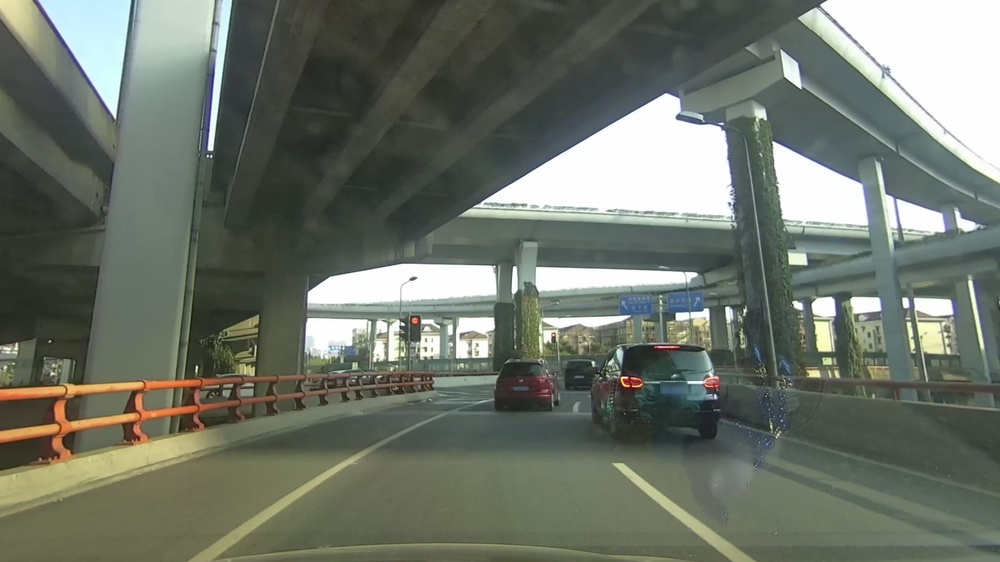
#> input picture test_images/CurveLaneAndCarsFront.jpg, 1000 x 562 px, shrunk from 2560 x 1440 before the run
$ python -i CarND.py   (imports and definitions only)
#> lines starting #> are read from the running program, lines starting #| are printed output that depends on the picture; after the words box and inside, x2 and y2 are one past the last pixel; in counts of white or black regions, pixels touching at a corner belong together
#importing some useful packages
import matplotlib.pyplot as plt
import matplotlib.image as mpimg
import numpy as np
import cv2
import os

def grayscale(img):
    """Applies the Grayscale transform"""
    return cv2.cvtColor(img, cv2.COLOR_RGB2GRAY)

def canny(img, low_threshold, high_threshold):
    """Applies the Canny transform"""
    return cv2.Canny(img, low_threshold, high_threshold)

def gaussian_blur(img, kernel_size):
    """Applies a Gaussian Noise kernel"""
    return cv2.GaussianBlur(img, (kernel_size, kernel_size), 0)

def region_of_interest(img, vertices):
    """Applies an image mask."""
    mask = np.zeros_like(img)
    if len(img.shape) > 2:
        channel_count = img.shape[2]
        ignore_mask_color = (255,) * channel_count
    else:
        ignore_mask_color = 255
    cv2.fillPoly(mask, vertices, ignore_mask_color)
    return cv2.bitwise_and(img, mask)

def draw_lines(img, lines, color=[255, 0, 0], thickness=10):
    """Draws lines on the image"""
    for line in lines:
        for x1,y1,x2,y2 in line:
            cv2.line(img, (x1, y1), (x2, y2), color, thickness)

def slope_lines(image, lines):
    img = image.copy()
    poly_vertices = []
    order = [0,1,3,2]
    left_lines = []
    right_lines = []

    for line in lines:
        for x1, y1, x2, y2 in line:
            if x1 == x2:
                continue
            m = (y2 - y1) / (x2 - x1)
            c = y1 - m * x1
            if m < 0:
                left_lines.append((m, c))
            else:
                right_lines.append((m, c))

    left_line = np.mean(left_lines, axis=0) if left_lines else (0, 0)
    right_line = np.mean(right_lines, axis=0) if right_lines else (0, 0)

    for slope, intercept in [left_line, right_line]:
        rows, cols = image.shape[:2]
        y1 = int(rows)
        y2 = int(rows * 0.6)
        x1 = int((y1 - intercept) / slope) if slope != 0 else cols // 2
        x2 = int((y2 - intercept) / slope) if slope != 0 else cols // 2
        poly_vertices.append((x1, y1))
        poly_vertices.append((x2, y2))
        draw_lines(img, np.array([[[x1, y1, x2, y2]]]))

    poly_vertices = [poly_vertices[i] for i in order]
    cv2.fillPoly(img, pts=np.array([poly_vertices], 'int32'), color=(0, 255, 0))
    return cv2.addWeighted(image, 0.7, img, 0.4, 0.)

def hough_lines(img, rho, theta, threshold, min_line_len, max_line_gap):
    lines = cv2.HoughLinesP(img, rho, theta, threshold, np.array([]), minLineLength=min_line_len, maxLineGap=max_line_gap)
    line_img = np.zeros((img.shape[0], img.shape[1], 3), dtype=np.uint8)
    return slope_lines(line_img, lines)

def weighted_img(img, initial_img, α=0.8, β=1., γ=0.):
    return cv2.addWeighted(initial_img, α, img, β, γ)

def get_vertices(image):
    rows, cols = image.shape[:2]
    bottom_left = [cols * 0.1, rows]
    top_left = [cols * 0.4, rows * 0.6]
    bottom_right = [cols * 0.9, rows]
    top_right = [cols * 0.6, rows * 0.6]
    return np.array([[bottom_left, top_left, top_right, bottom_right]], dtype=np.int32)

def lane_finding_pipeline(image):
    gray_img = grayscale(image)
    smoothed_img = gaussian_blur(img=gray_img, kernel_size=5)
    canny_img = canny(img=smoothed_img, low_threshold=50, high_threshold=150)
    masked_img = region_of_interest(img=canny_img, vertices=get_vertices(image))
    houghed_lines = hough_lines(img=masked_img, rho=1, theta=np.pi / 180, threshold=30, min_line_len=15, max_line_gap=50)
    return weighted_img(img=houghed_lines, initial_img=image, α=0.8, β=1., γ=0.)

>>> import cv2
>>> picture = cv2.cvtColor(cv2.imread('test_images/CurveLaneAndCarsFront.jpg'), cv2.COLOR_BGR2RGB)
>>> result = lane_finding_pipeline(picture)
#> in canny, `return cv2.Canny(img, low_threshold, high_threshold)`:
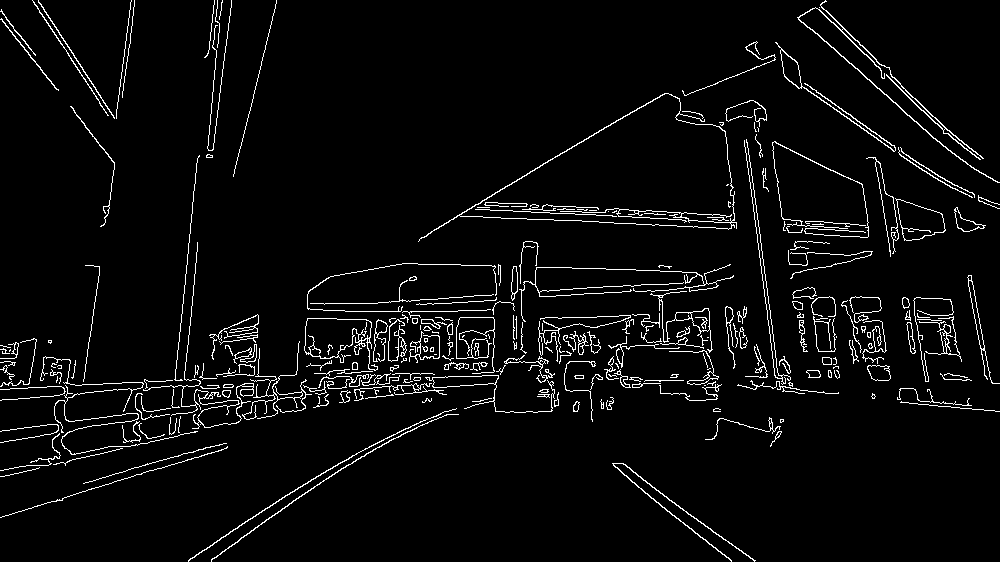
#> returned value: shape (562, 1000); 4.3% white in thin lines or dots
#> in region_of_interest, `cv2.fillPoly(mask, vertices, ignore_mask_color)`:
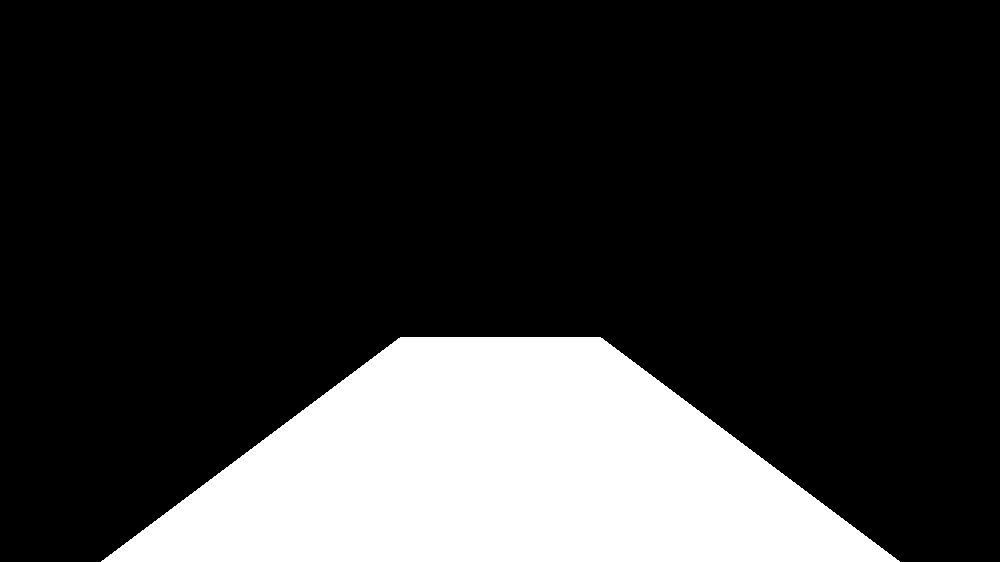
#> mask: shape (562, 1000); 20% white; 1 white region, box (x1, y1, x2, y2) and area: (101, 337, 900, 562) 112575
#> in region_of_interest, `return cv2.bitwise_and(img, mask)`:
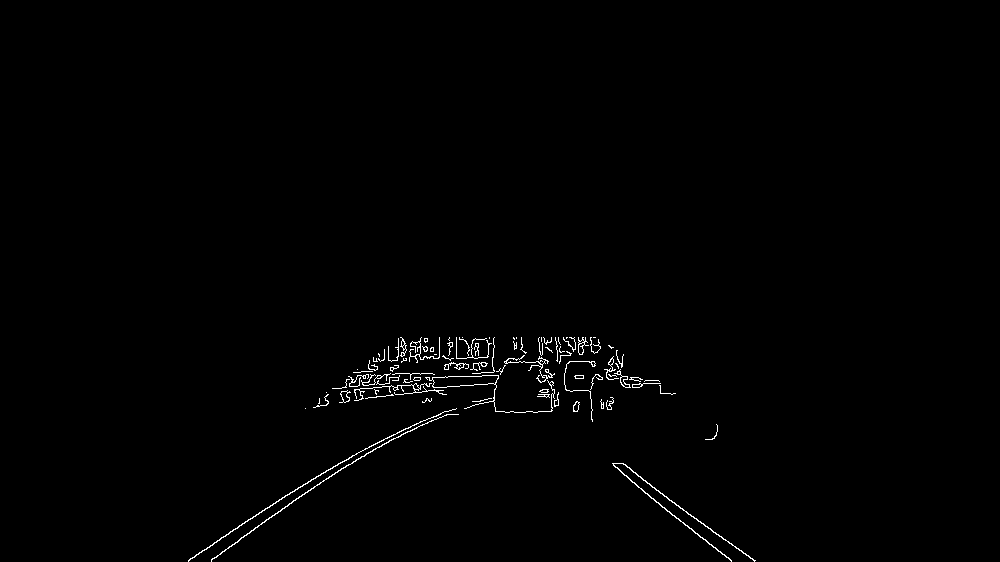
#> returned value: shape (562, 1000); 0.77% white in thin lines or dots, all inside (x1, y1, x2, y2) = (188, 337, 756, 562)
#> in hough_lines, `lines = cv2.HoughLinesP(img, rho, theta, threshold, np.array([]), minL..`: lines = 57 rows, first 6: [211, 559, 381, 440], [332, 388, 622, 358], [265, 508, 365, 448], [619, 463, 754, 561], [357, 375, 658, 380], [317, 405, 618, 368]
#> the loop in slope_lines, `for line in lines:` made 57 passes
#> after the loop in slope_lines, `for line in lines:`: left_lines = 37 pairs, first value -0.723 to -0.0149, second value 349.1 to 712.5; right_lines = 20 items, first 6: (0.726, 13.65), (0.0166, 369.1), (0.829, -43.34), (0.0166, 349.7), (0.0175, 339.2), (0.0687, 343.6)
#> in slope_lines, `left_line = np.mean(left_lines, axis=0) if left_lines else (0, 0)`: left_line = [-0.198, 473.7]
#> in slope_lines, `right_line = np.mean(right_lines, axis=0) if right_lines else (0, 0)`: right_line = [0.223, 255.8]
#> the loop in slope_lines, `for slope, intercept in [left_line, right_line]:` made 2 passes
#> (slope, intercept, rows, cols, y1, y2, x1, x2) on passes 1 to 2: (-0.198, 473.7, 562, 1000, 562, 337, -445, 689), (0.223, 255.8, 562, 1000, 562, 337, 1373, 364)
#> after the loop in slope_lines, `for slope, intercept in [left_line, right_line]:`:
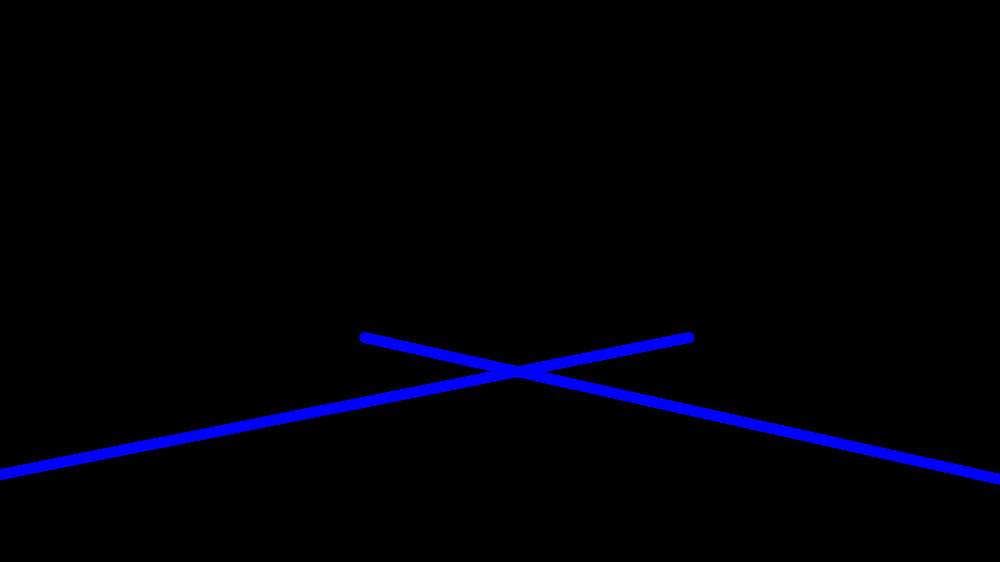
#> img: shape (562, 1000, 3); mean of channels 0, 1, 2 6.6, 0, 0; drawn as B, G, R
#> after the loop in slope_lines, `for slope, intercept in [left_line, right_line]:`: poly_vertices = [(-445, 562), (689, 337), (1373, 562), (364, 337)]
#> in slope_lines, `poly_vertices = [poly_vertices[i] for i in order]`: poly_vertices = [(-445, 562), (689, 337), (364, 337), (1373, 562)]
#> in slope_lines, `cv2.fillPoly(img, pts=np.array([poly_vertices], 'int32'), color=(0, 25..`:
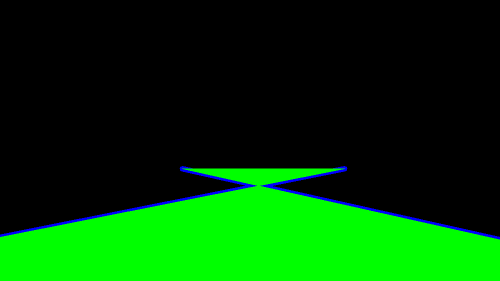
#> img: shape (562, 1000, 3) (shown at 1/2 size); mean of channels 0, 1, 2 3.1, 65.3, 0; drawn as B, G, R
#> in slope_lines, `return cv2.addWeighted(image, 0.7, img, 0.4, 0.)`:
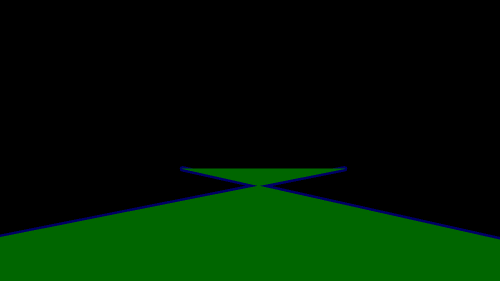
#> returned value: shape (562, 1000, 3) (shown at 1/2 size); mean of channels 0, 1, 2 1.2, 26.1, 0; drawn as B, G, R
#> in weighted_img, `return cv2.addWeighted(initial_img, α, img, β, γ)`:
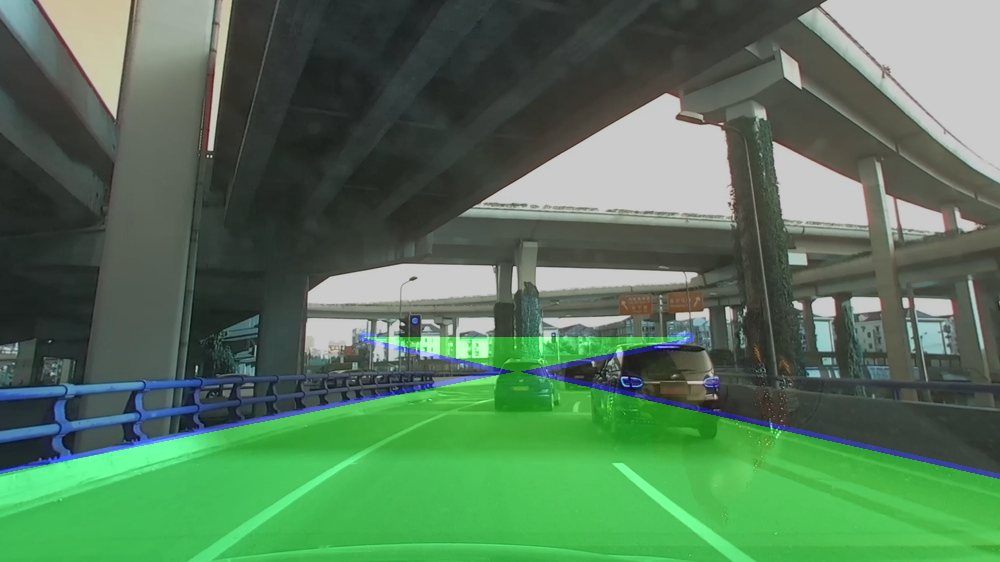
#> returned value: shape (562, 1000, 3); mean of channels 0, 1, 2 89, 118.9, 84.2; drawn as B, G, R

$ run again, on test_images/nightAndCarFront.jpg
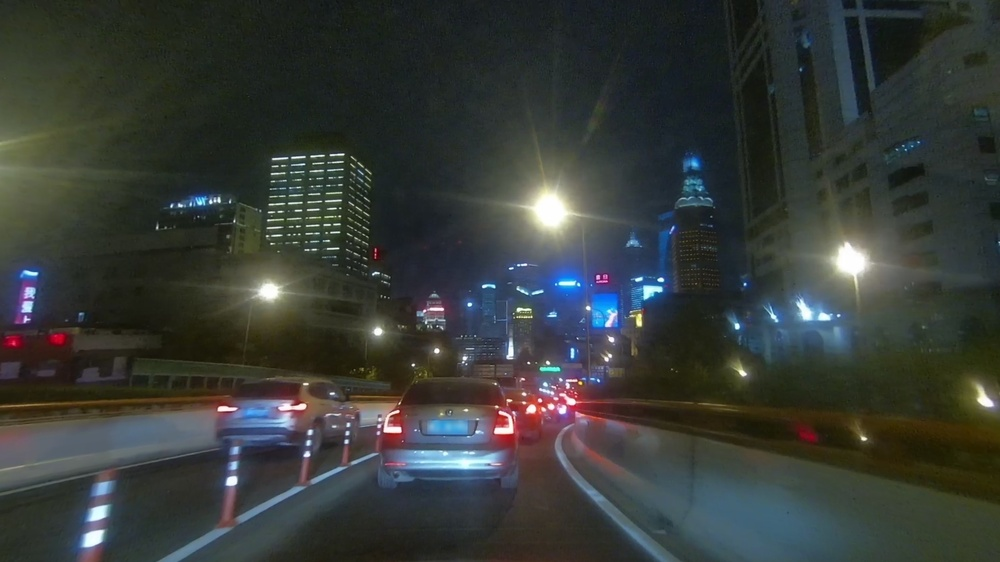
#> input picture test_images/nightAndCarFront.jpg, 1000 x 562 px, shrunk from 2560 x 1440 before the run
#> mask: shape (562, 1000); 20% white; 1 white region, box (x1, y1, x2, y2) and area: (101, 337, 900, 562) 112575
#> lines = 50 rows, first 6: [178, 560, 400, 432], [498, 405, 668, 552], [506, 399, 694, 435], [232, 517, 348, 461], [308, 463, 499, 463], [159, 559, 467, 409]
#> the loop in slope_lines, `for line in lines:` made 50 passes
#> after the loop in slope_lines, `for line in lines:`: left_lines = 28 pairs, first value -7.13 to -0.0149, second value 420.9 to 4445.8; right_lines = 22 items, first 6: (0.865, -25.62), (0.191, 302.1), (0, 463), (0.962, -71.35), (0, 450), (0.0219, 389.9)
#> left_line = [-0.562, 702.7]
#> right_line = [0.331, 261.3]
#> the loop in slope_lines, `for slope, intercept in [left_line, right_line]:` made 2 passes
#> (slope, intercept, rows, cols, y1, y2, x1, x2) on passes 1 to 2: (-0.562, 702.7, 562, 1000, 562, 337, 250, 650), (0.331, 261.3, 562, 1000, 562, 337, 909, 229)
#> after the loop in slope_lines, `for slope, intercept in [left_line, right_line]:`:
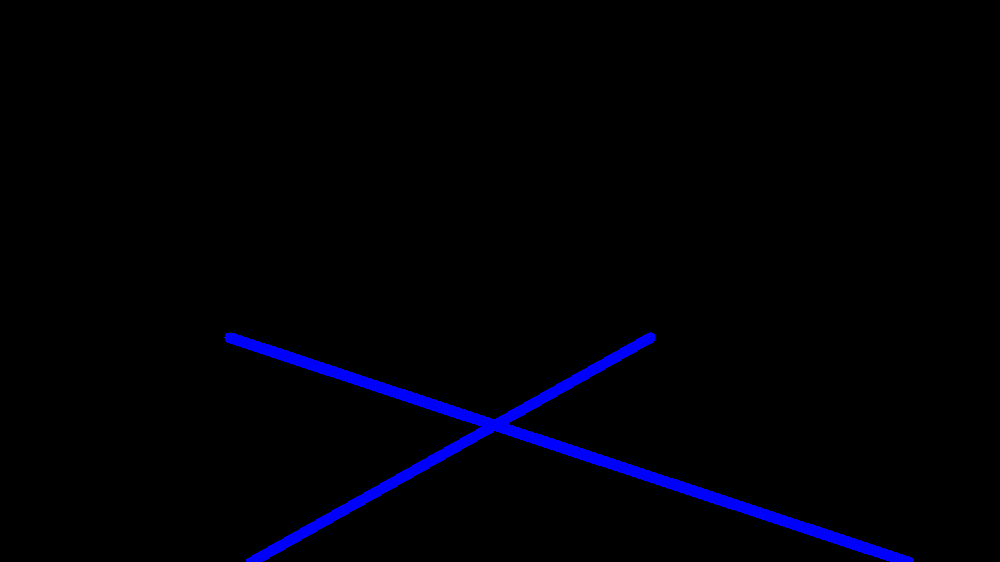
#> img: shape (562, 1000, 3); mean of channels 0, 1, 2 5.8, 0, 0; drawn as B, G, R
#> after the loop in slope_lines, `for slope, intercept in [left_line, right_line]:`: poly_vertices = [(250, 562), (650, 337), (909, 562), (229, 337)]
#> in slope_lines, `poly_vertices = [poly_vertices[i] for i in order]`: poly_vertices = [(250, 562), (650, 337), (229, 337), (909, 562)]
#> in weighted_img, `return cv2.addWeighted(initial_img, α, img, β, γ)`:
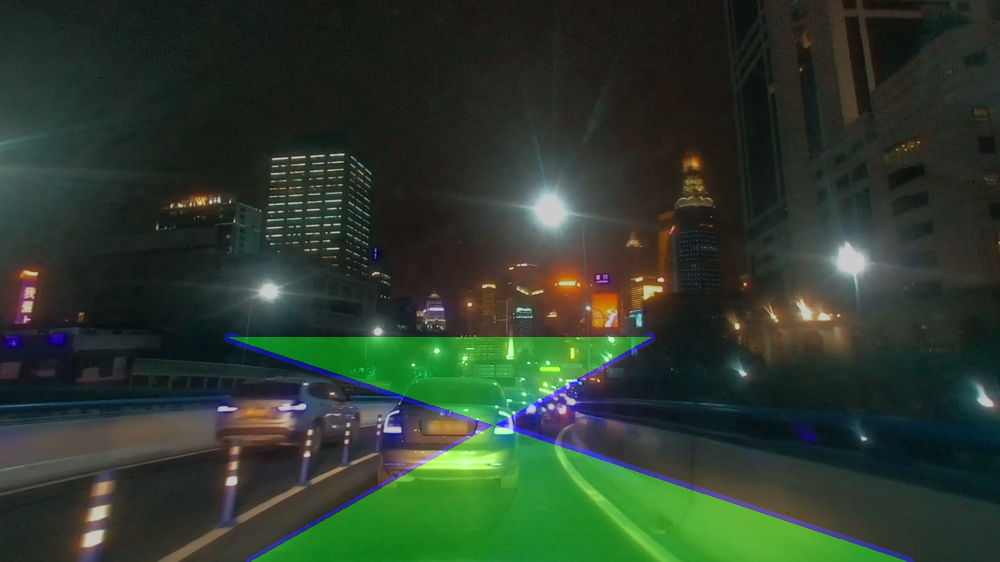
#> returned value: shape (562, 1000, 3); mean of channels 0, 1, 2 45.4, 59.5, 45.5; drawn as B, G, R

$ run again, on test_images/solidWhiteCurve.jpg
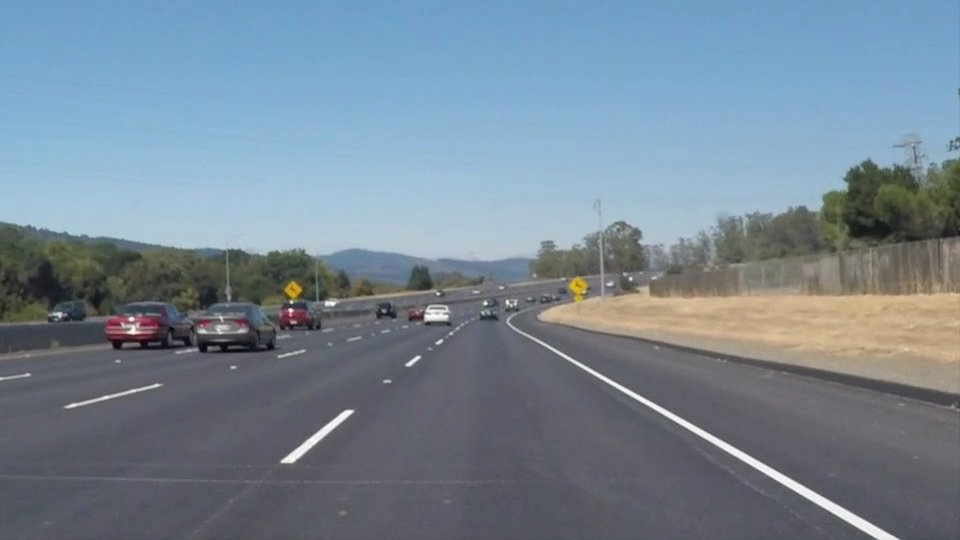
#> input picture test_images/solidWhiteCurve.jpg, 960 x 540 px
#> mask: shape (540, 960); 20% white; 1 white region, box (x1, y1, x2, y2) and area: (97, 324, 864, 540) 103752
#> lines = [[507, 325, 815, 503], [512, 325, 763, 464], [512, 324, 759, 461], [293, 462, 440, 339], [507, 324, 810, 499], [289, 453, 466, 324], [281, 459, 460, 324], [280, 460, 456, 332], [416, 324, 515, 326]]
#> the loop in slope_lines, `for line in lines:` made 9 passes
#> after the loop in slope_lines, `for line in lines:`: left_lines = [(-0.837, 707.2), (-0.729, 663.6), (-0.754, 670.9), (-0.727, 663.6)]; right_lines = [(0.578, 31.99), (0.554, 41.46), (0.555, 40.02), (0.578, 31.18), (0.0202, 315.6)]
#> left_line = [-0.762, 676.3]
#> right_line = [0.457, 92.05]
#> the loop in slope_lines, `for slope, intercept in [left_line, right_line]:` made 2 passes
#> (slope, intercept, rows, cols, y1, y2, x1, x2) on passes 1 to 2: (-0.762, 676.3, 540, 960, 540, 324, 178, 462), (0.457, 92.05, 540, 960, 540, 324, 980, 507)
#> after the loop in slope_lines, `for slope, intercept in [left_line, right_line]:`:
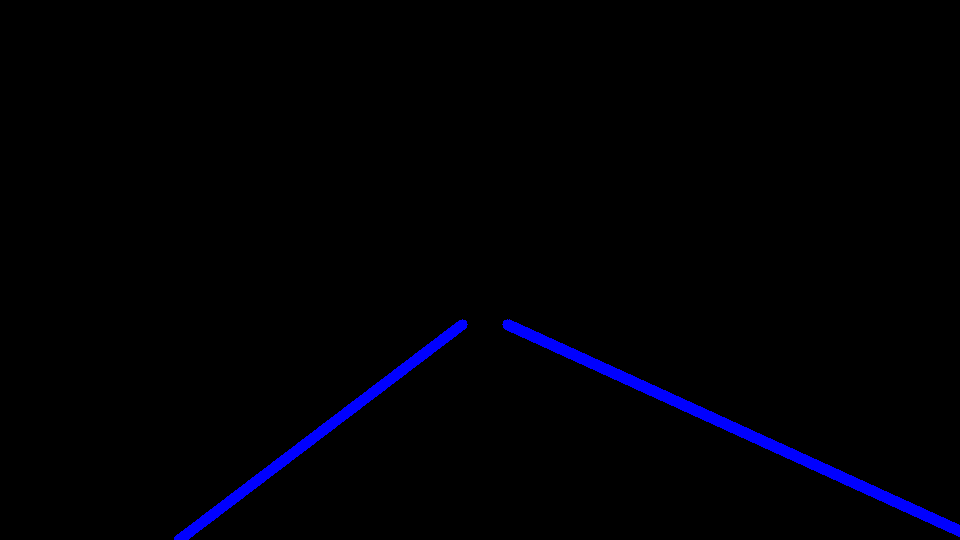
#> img: shape (540, 960, 3); mean of channels 0, 1, 2 4.7, 0, 0; drawn as B, G, R
#> after the loop in slope_lines, `for slope, intercept in [left_line, right_line]:`: poly_vertices = [(178, 540), (462, 324), (980, 540), (507, 324)]
#> in slope_lines, `poly_vertices = [poly_vertices[i] for i in order]`: poly_vertices = [(178, 540), (462, 324), (507, 324), (980, 540)]
#> in weighted_img, `return cv2.addWeighted(initial_img, α, img, β, γ)`:
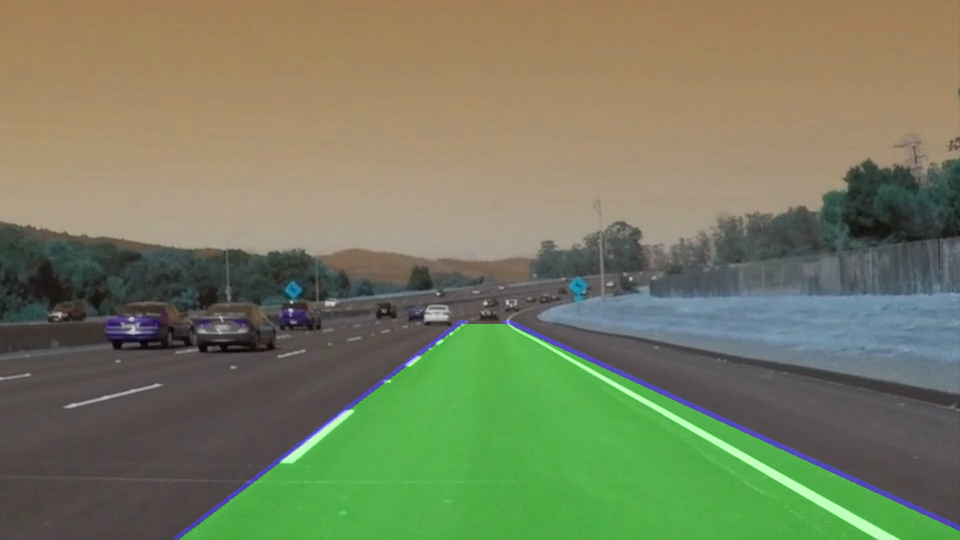
#> returned value: shape (540, 960, 3); mean of channels 0, 1, 2 95.7, 125.4, 118.5; drawn as B, G, R
